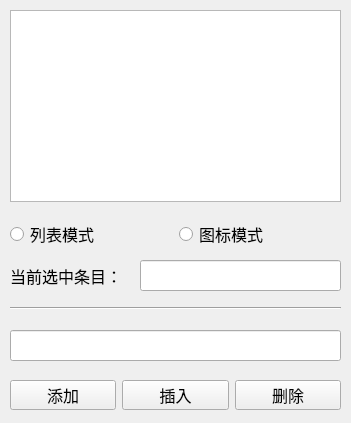
<?xml version="1.0" encoding="UTF-8"?>
<ui version="4.0">
 <class>Widget</class>
 <widget class="QWidget" name="Widget">
  <property name="geometry">
   <rect>
    <x>0</x>
    <y>0</y>
    <width>351</width>
    <height>423</height>
   </rect>
  </property>
  <property name="font">
   <font>
    <pointsize>12</pointsize>
   </font>
  </property>
  <property name="windowTitle">
   <string>Widget</string>
  </property>
  <widget class="QListWidget" name="lw">
   <property name="geometry">
    <rect>
     <x>10</x>
     <y>10</y>
     <width>331</width>
     <height>192</height>
    </rect>
   </property>
  </widget>
  <widget class="QLabel" name="label">
   <property name="geometry">
    <rect>
     <x>10</x>
     <y>260</y>
     <width>111</width>
     <height>31</height>
    </rect>
   </property>
   <property name="text">
    <string>当前选中条目：</string>
   </property>
  </widget>
  <widget class="QLineEdit" name="leSelectedItem">
   <property name="geometry">
    <rect>
     <x>140</x>
     <y>260</y>
     <width>201</width>
     <height>31</height>
    </rect>
   </property>
  </widget>
  <widget class="QLineEdit" name="leInput">
   <property name="geometry">
    <rect>
     <x>10</x>
     <y>330</y>
     <width>331</width>
     <height>31</height>
    </rect>
   </property>
  </widget>
  <widget class="Line" name="line">
   <property name="geometry">
    <rect>
     <x>10</x>
     <y>300</y>
     <width>331</width>
     <height>16</height>
    </rect>
   </property>
   <property name="orientation">
    <enum>Qt::Horizontal</enum>
   </property>
  </widget>
  <widget class="QWidget" name="">
   <property name="geometry">
    <rect>
     <x>10</x>
     <y>220</y>
     <width>331</width>
     <height>28</height>
    </rect>
   </property>
   <layout class="QHBoxLayout" name="horizontalLayout">
    <item>
     <widget class="QRadioButton" name="rbListMode">
      <property name="text">
       <string>列表模式</string>
      </property>
     </widget>
    </item>
    <item>
     <widget class="QRadioButton" name="rbIconMode">
      <property name="text">
       <string>图标模式</string>
      </property>
     </widget>
    </item>
   </layout>
  </widget>
  <widget class="QWidget" name="">
   <property name="geometry">
    <rect>
     <x>10</x>
     <y>380</y>
     <width>331</width>
     <height>30</height>
    </rect>
   </property>
   <layout class="QHBoxLayout" name="horizontalLayout_2">
    <item>
     <widget class="QPushButton" name="btnAdd">
      <property name="text">
       <string>添加</string>
      </property>
     </widget>
    </item>
    <item>
     <widget class="QPushButton" name="btnInsert">
      <property name="text">
       <string>插入</string>
      </property>
     </widget>
    </item>
    <item>
     <widget class="QPushButton" name="btnDelete">
      <property name="text">
       <string>删除</string>
      </property>
     </widget>
    </item>
   </layout>
  </widget>
 </widget>
 <resources/>
 <connections/>
</ui>
